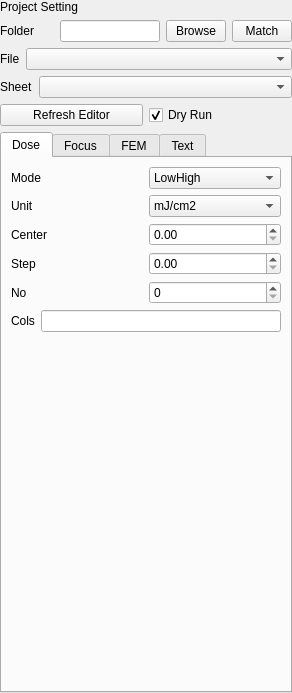
<?xml version="1.0" encoding="UTF-8"?>
<ui version="4.0">
 <class>ProjectControlWidget</class>
 <widget class="QWidget" name="ProjectControlWidget">
  <property name="geometry">
   <rect>
    <x>0</x>
    <y>0</y>
    <width>292</width>
    <height>693</height>
   </rect>
  </property>
  <layout class="QVBoxLayout" name="vboxProjectControl">
   <property name="leftMargin">
    <number>0</number>
   </property>
   <property name="topMargin">
    <number>0</number>
   </property>
   <property name="rightMargin">
    <number>0</number>
   </property>
   <property name="bottomMargin">
    <number>0</number>
   </property>
   <item>
    <layout class="QHBoxLayout" name="hboxHeader">
     <item>
      <widget class="QLabel" name="labelSetting">
       <property name="text">
        <string>Project Setting</string>
       </property>
      </widget>
     </item>
     <item>
      <widget class="QLabel" name="labelFEMFile">
       <property name="text">
        <string/>
       </property>
      </widget>
     </item>
    </layout>
   </item>
   <item>
    <layout class="QHBoxLayout" name="hbFolder">
     <item>
      <widget class="QLabel" name="lblFolder">
       <property name="text">
        <string>Folder</string>
       </property>
      </widget>
     </item>
     <item>
      <widget class="QLineEdit" name="lnFolder">
       <property name="maximumSize">
        <size>
         <width>100</width>
         <height>16777215</height>
        </size>
       </property>
      </widget>
     </item>
     <item>
      <widget class="QPushButton" name="btnFolderBrowse">
       <property name="maximumSize">
        <size>
         <width>60</width>
         <height>16777215</height>
        </size>
       </property>
       <property name="text">
        <string>Browse</string>
       </property>
      </widget>
     </item>
     <item>
      <widget class="QPushButton" name="btnFolderMatch">
       <property name="maximumSize">
        <size>
         <width>60</width>
         <height>16777215</height>
        </size>
       </property>
       <property name="text">
        <string>Match</string>
       </property>
      </widget>
     </item>
    </layout>
   </item>
   <item>
    <layout class="QHBoxLayout" name="hbFile" stretch="0,1">
     <item>
      <widget class="QLabel" name="lblFile">
       <property name="text">
        <string>File</string>
       </property>
      </widget>
     </item>
     <item>
      <widget class="QComboBox" name="cbFile"/>
     </item>
    </layout>
   </item>
   <item>
    <layout class="QHBoxLayout" name="hbSheet" stretch="0,1">
     <item>
      <widget class="QLabel" name="lblSheet">
       <property name="text">
        <string>Sheet</string>
       </property>
      </widget>
     </item>
     <item>
      <widget class="QComboBox" name="cbSheet"/>
     </item>
    </layout>
   </item>
   <item>
    <layout class="QHBoxLayout" name="hboxRefEdit">
     <item>
      <widget class="QPushButton" name="btnRefreshEditor">
       <property name="text">
        <string>Refresh Editor</string>
       </property>
      </widget>
     </item>
     <item>
      <widget class="QCheckBox" name="chkDryRun">
       <property name="text">
        <string>Dry Run</string>
       </property>
       <property name="checked">
        <bool>true</bool>
       </property>
      </widget>
     </item>
    </layout>
   </item>
   <item>
    <widget class="QTabWidget" name="tabWidget">
     <property name="currentIndex">
      <number>0</number>
     </property>
     <widget class="QWidget" name="Dose">
      <attribute name="title">
       <string>Dose</string>
      </attribute>
      <layout class="QVBoxLayout" name="vboxDose" stretch="0,0,0,0,0,0,1">
       <item>
        <layout class="QHBoxLayout" name="hbDMode">
         <item>
          <widget class="QLabel" name="lblDMode">
           <property name="text">
            <string>Mode</string>
           </property>
          </widget>
         </item>
         <item>
          <widget class="QComboBox" name="cbDMode">
           <item>
            <property name="text">
             <string>LowHigh</string>
            </property>
           </item>
          </widget>
         </item>
        </layout>
       </item>
       <item>
        <layout class="QHBoxLayout" name="hbDUnit">
         <item>
          <widget class="QLabel" name="lblDUnit">
           <property name="text">
            <string>Unit</string>
           </property>
          </widget>
         </item>
         <item>
          <widget class="QComboBox" name="cbDUnit">
           <item>
            <property name="text">
             <string>mJ/cm2</string>
            </property>
           </item>
          </widget>
         </item>
        </layout>
       </item>
       <item>
        <layout class="QHBoxLayout" name="hbDCenter">
         <item>
          <widget class="QLabel" name="lblDCenter">
           <property name="text">
            <string>Center</string>
           </property>
          </widget>
         </item>
         <item>
          <widget class="QDoubleSpinBox" name="dspnDCenter"/>
         </item>
        </layout>
       </item>
       <item>
        <layout class="QHBoxLayout" name="hbDStep">
         <item>
          <widget class="QLabel" name="lblDStep">
           <property name="text">
            <string>Step</string>
           </property>
          </widget>
         </item>
         <item>
          <widget class="QDoubleSpinBox" name="dspnDStep">
           <property name="singleStep">
            <double>0.010000000000000</double>
           </property>
          </widget>
         </item>
        </layout>
       </item>
       <item>
        <layout class="QHBoxLayout" name="hbDNo">
         <item>
          <widget class="QLabel" name="lblDNo">
           <property name="text">
            <string>No</string>
           </property>
          </widget>
         </item>
         <item>
          <widget class="QSpinBox" name="spnDNo"/>
         </item>
        </layout>
       </item>
       <item>
        <layout class="QHBoxLayout" name="hbDCols">
         <item>
          <widget class="QLabel" name="lblDCols">
           <property name="text">
            <string>Cols</string>
           </property>
          </widget>
         </item>
         <item>
          <widget class="QLineEdit" name="lnDCols"/>
         </item>
        </layout>
       </item>
       <item>
        <layout class="QHBoxLayout" name="hbzDose"/>
       </item>
      </layout>
     </widget>
     <widget class="QWidget" name="Focus">
      <attribute name="title">
       <string>Focus</string>
      </attribute>
      <layout class="QVBoxLayout" name="vboxFocus" stretch="0,0,0,0,0,0,1">
       <item>
        <layout class="QHBoxLayout" name="hbFMode">
         <item>
          <widget class="QLabel" name="lblFMode">
           <property name="text">
            <string>Mode</string>
           </property>
          </widget>
         </item>
         <item>
          <widget class="QComboBox" name="cbFMode">
           <item>
            <property name="text">
             <string>Focus2DoseLinear</string>
            </property>
           </item>
          </widget>
         </item>
        </layout>
       </item>
       <item>
        <layout class="QHBoxLayout" name="hbFUnit">
         <item>
          <widget class="QLabel" name="lblFUnit">
           <property name="text">
            <string>Unit</string>
           </property>
          </widget>
         </item>
         <item>
          <widget class="QComboBox" name="cbFUnit">
           <item>
            <property name="text">
             <string>um</string>
            </property>
           </item>
          </widget>
         </item>
        </layout>
       </item>
       <item>
        <layout class="QHBoxLayout" name="hb3FCenter">
         <item>
          <widget class="QLabel" name="lblFCenter">
           <property name="text">
            <string>Center</string>
           </property>
          </widget>
         </item>
         <item>
          <widget class="QDoubleSpinBox" name="dspnFCenter"/>
         </item>
        </layout>
       </item>
       <item>
        <layout class="QHBoxLayout" name="hbFStep">
         <item>
          <widget class="QLabel" name="lblFStep">
           <property name="text">
            <string>Step</string>
           </property>
          </widget>
         </item>
         <item>
          <widget class="QDoubleSpinBox" name="dspnFStep">
           <property name="singleStep">
            <double>0.010000000000000</double>
           </property>
          </widget>
         </item>
        </layout>
       </item>
       <item>
        <layout class="QHBoxLayout" name="hbFNo">
         <item>
          <widget class="QLabel" name="lblFNo">
           <property name="text">
            <string>No</string>
           </property>
          </widget>
         </item>
         <item>
          <widget class="QSpinBox" name="spnFNo"/>
         </item>
        </layout>
       </item>
       <item>
        <layout class="QHBoxLayout" name="hbFRows">
         <item>
          <widget class="QLabel" name="lblFRols">
           <property name="text">
            <string>Rows</string>
           </property>
          </widget>
         </item>
         <item>
          <widget class="QLineEdit" name="lnFRows"/>
         </item>
        </layout>
       </item>
       <item>
        <layout class="QHBoxLayout" name="hbzFocus"/>
       </item>
      </layout>
     </widget>
     <widget class="QWidget" name="FEM">
      <attribute name="title">
       <string>FEM</string>
      </attribute>
      <layout class="QVBoxLayout" name="vboxFEM" stretch="0,0,0,0,1">
       <item>
        <layout class="QHBoxLayout" name="hbFEMMode">
         <item>
          <widget class="QLabel" name="lblFEMMode">
           <property name="text">
            <string>Mode</string>
           </property>
          </widget>
         </item>
         <item>
          <widget class="QComboBox" name="cbFEMMode">
           <item>
            <property name="text">
             <string>NegPos2</string>
            </property>
           </item>
          </widget>
         </item>
        </layout>
       </item>
       <item>
        <layout class="QHBoxLayout" name="hbFEMUnit">
         <item>
          <widget class="QLabel" name="lblFEMUnit">
           <property name="text">
            <string>Unit</string>
           </property>
          </widget>
         </item>
         <item>
          <widget class="QComboBox" name="cbFEMUnit">
           <item>
            <property name="text">
             <string>mJ/cm2</string>
            </property>
           </item>
          </widget>
         </item>
        </layout>
       </item>
       <item>
        <layout class="QHBoxLayout" name="hbFEMTarg">
         <item>
          <widget class="QLabel" name="lblFEMTarg">
           <property name="text">
            <string>Target</string>
           </property>
          </widget>
         </item>
         <item>
          <widget class="QDoubleSpinBox" name="dspnFEMTarg"/>
         </item>
        </layout>
       </item>
       <item>
        <layout class="QHBoxLayout" name="hFEMSpec">
         <item>
          <widget class="QLabel" name="lblFEMSpec">
           <property name="text">
            <string>Spec</string>
           </property>
          </widget>
         </item>
         <item>
          <widget class="QDoubleSpinBox" name="dspnFEMSpec"/>
         </item>
        </layout>
       </item>
       <item>
        <layout class="QHBoxLayout" name="hbzFEM"/>
       </item>
      </layout>
     </widget>
     <widget class="QWidget" name="Text">
      <attribute name="title">
       <string>Text</string>
      </attribute>
      <layout class="QVBoxLayout" name="vboxText">
       <item>
        <layout class="QHBoxLayout" name="hbText">
         <item>
          <widget class="QPushButton" name="btnTxtReset">
           <property name="text">
            <string>Reset</string>
           </property>
          </widget>
         </item>
         <item>
          <widget class="QPushButton" name="btnTxtApply">
           <property name="text">
            <string>Apply</string>
           </property>
          </widget>
         </item>
        </layout>
       </item>
       <item>
        <widget class="QPlainTextEdit" name="txtConfigRaw"/>
       </item>
      </layout>
     </widget>
    </widget>
   </item>
  </layout>
 </widget>
 <resources/>
 <connections/>
</ui>
